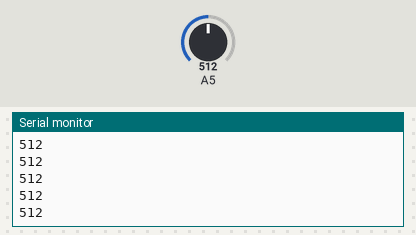
Simulated run of this sketch. Board: Arduino Uno, built with avr-gcc and run on an emulated ATmega328P. Parts: the last lines printed to the serial monitor. The test bench sets the inputs (shaded band); at power-on: A5 = 512.

Above: at 1.2 s.
1.3 s: A5 set to 716
At 2.2 s:
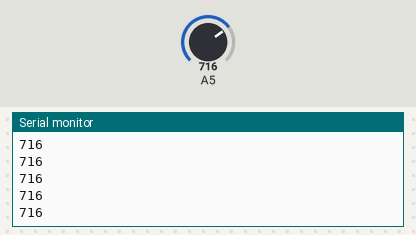
2.8 s: A5 set to 900
At 3.3 s:
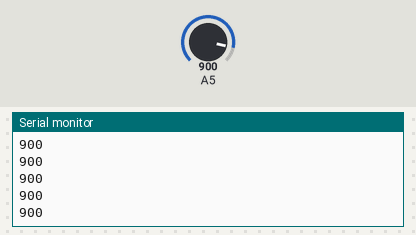
Timing chart, 0 to 5.8 s (numbered marks = the images above; inputs shaded):
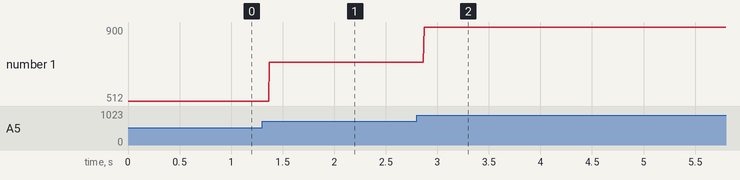

Measured:
- after the input at 1.3 s, the serial monitor: prints a new line after 0.07 s (image 1)
- after the input at 2.8 s, the serial monitor: prints a new line after 0.07 s (image 2)
- plotted number 1: 512 → 716 after the input at 1.3 s, 716 → 900 after the input at 2.8 s

The sketch:

tcrt-test.ino
```cpp
void setup(){Serial.begin(9600);}
void loop(){int value=analogRead(5);Serial.println(value);}
```
